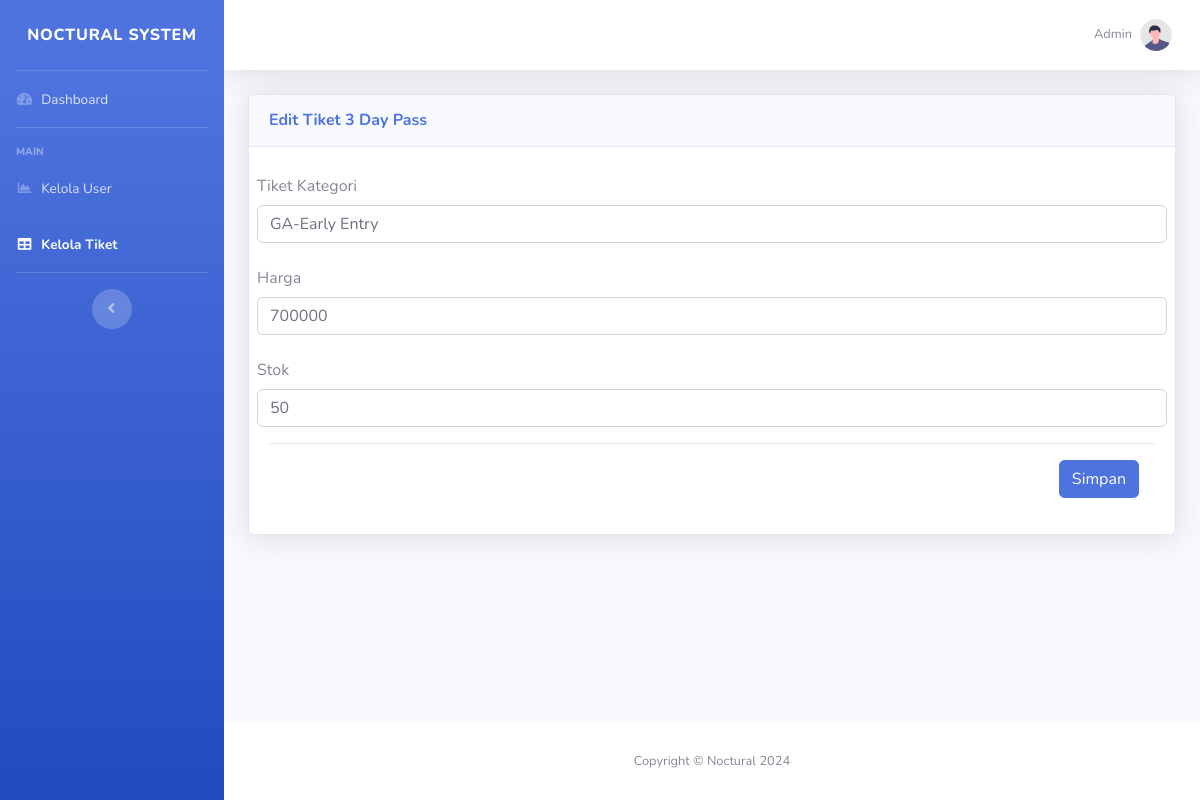
Before: /kelolatiket/edit_tiket_3day/1 with the older database file.
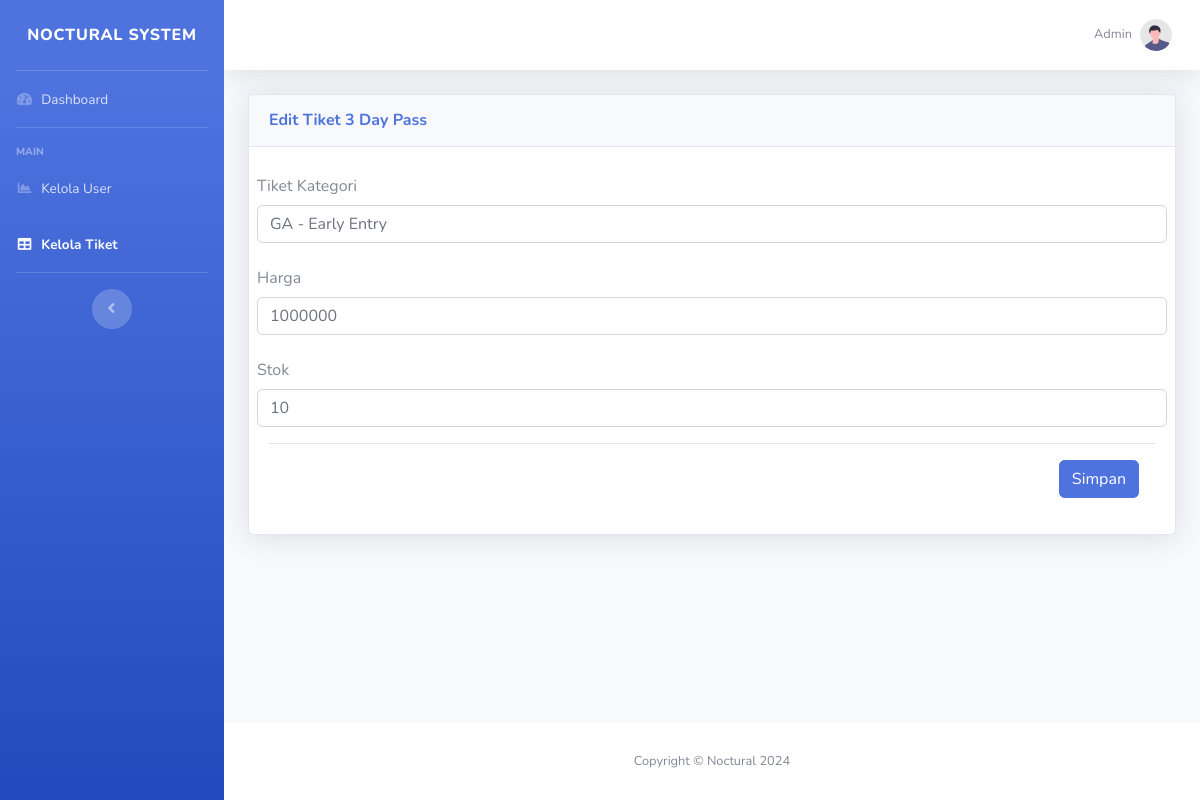
After: the same page with the newer database file.
### tables this page shows
CREATE TABLE `tiket3daypass` (
  `id` int(11) NOT NULL,
  `ticketKategori` varchar(128) NOT NULL,
  `price` int(11) NOT NULL,
  `stok` int(11) NOT NULL,
  `Tanggal` longtext NOT NULL
);

### application/controllers/Kelolatiket.php (called while the page is built, shortened)
<?php
class Kelolatiket extends CI_Controller {
    public function __construct()
    {
        $this->load->model('Tiket3daypass_model');
        $this->load->model('Tiketdailypass_model');
    }
    public function edit_tiket_3day($id)
    {
        $data['ticket'] = $this->Tiket3daypass_model->get_tiket_by_id($id);
        $this->load->view('admin/layout/header');
        $this->load->view('admin/layout/sidebar');
        $this->load->view('admin/layout/topbar');
        $this->load->view('admin/edit_tiket_3day', $data);
        $this->load->view('admin/layout/footer');
    }
}

### index.php (called while the page is built, shortened)
<?php
require_once BASEPATH.'core/CodeIgniter.php';

### application/models/Tiket3daypass_model.php (called while the page is built, shortened)
<?php
class Tiket3daypass_model extends CI_Model
{
    public function get_tiket_by_id($id)
    {
        $query = $this->db->get_where('Tiket3daypass', array('id' => $id));
        return $query->row();
    }
}

### application/views/admin/edit_tiket_3day.php (the view, shortened to what this page needs)
<div class="container-fluid">
    <div class="card shadow mb-4 mt-4">
        <div class="card-header py-3">
            <h6 class="m-0 font-weight-bold text-primary">Edit Tiket 3 Day Pass</h6>
        </div>
        <div class="card-body">
            <form action="<?php echo base_url('kelolatiket/update_tiket_3day'); ?>" method="post">
                <div class="mb-3 row">
                    <label for="kategori" class="col-form-label">Tiket Kategori</label>
                    <input type="text" name="kategori" class="form-control" id="kategori" value="<?php echo $ticket->ticketKategori; ?>">
                </div>
                <div class="mb-3 row">
                    <label for="price" class="col-form-label">Harga</label>
                    <input type="number" name="price" class="form-control" id="price" value="<?php echo $ticket->price; ?>">
                </div>
                <div class="mb-3 row">
                    <label for="stok" class="col-form-label">Stok</label>
                    <input type="number" name="stok" class="form-control" id="stok" value="<?php echo $ticket->stok; ?>">
                </div>
                <div class="modal-footer">
                    <button type="submit" class="btn btn-primary">Simpan</button>
                </div>
            </form>
        </div>
    </div>
</div>

Changed rows visible on the page:
changed tiket3daypass: kategori "GA-Early Entry" → "GA - Early Entry"; price "700000" → "1000000"; stok "50" → "10"
